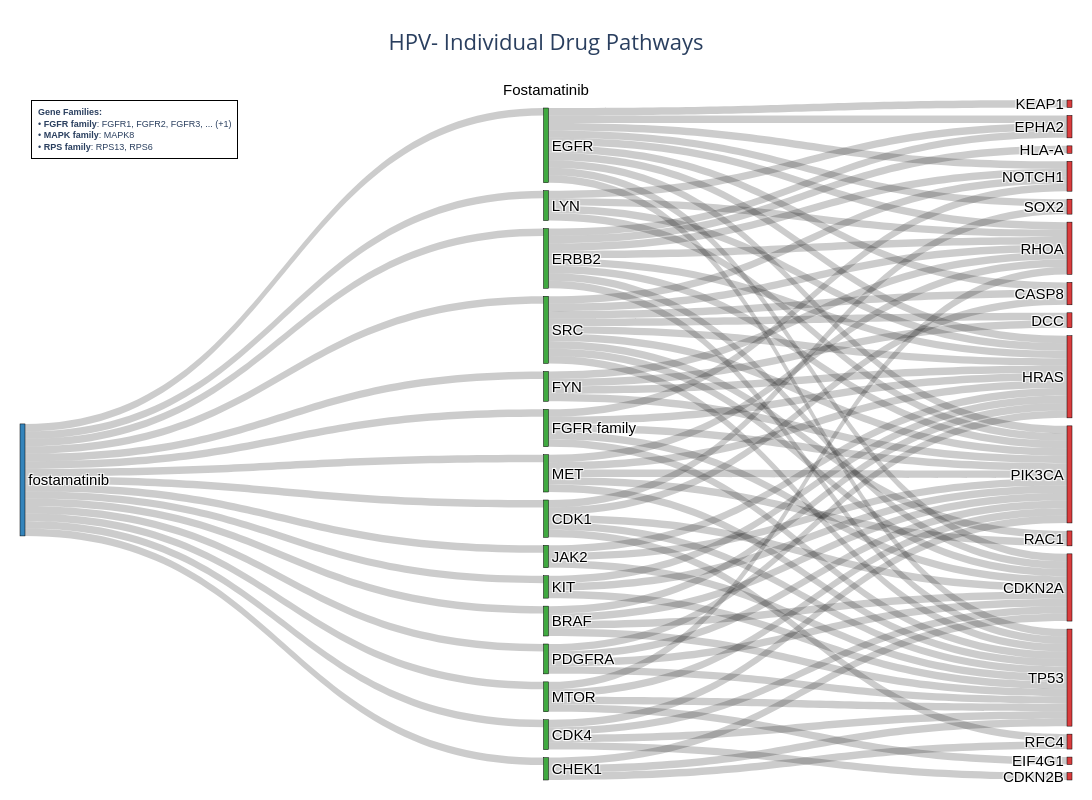
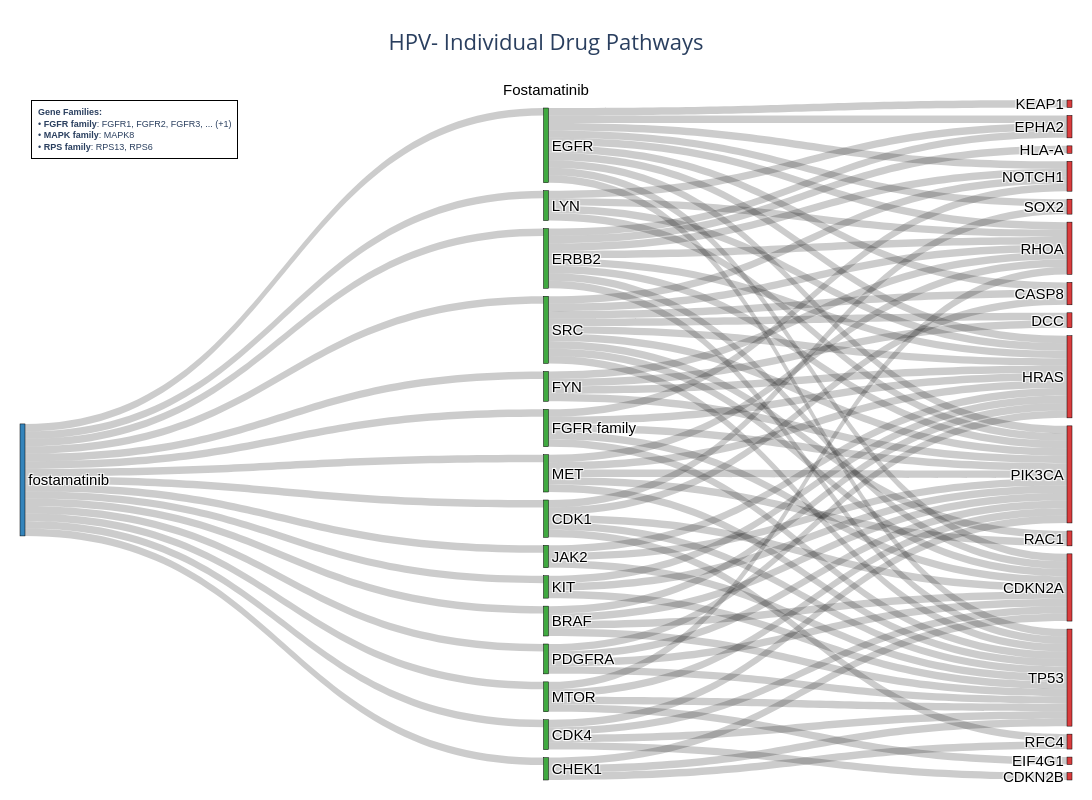

The notebook cell saved with these charts, in order:
### Code cell
### examples of checking specific genes and drugs
create_single_drug_diagram('fostamatinib', cohort='HPV-')

### Figure 1 — Plotly figure (JSON) as saved in the notebook; plotly's stock layout.template omitted (floating-point values rounded to 4 significant figures)
{"data": [{"arrangement": "snap", "domain": {"x": [0, 1], "y": [0, 1]}, "link": {"color": "rgba(0, 0, 0, 0.2)", "source": [0, 0, 0, 0, 0, 0, 0, 0, 0, 0, 0, 0, 0, 0, 0, 5, 5, 5, 5, 5, 5, 5, 5, 5, 5, 6, 6, 6, 6, 6, 6, 6, 6, 12, 12, 12, 12, 12, 10, 10, 10, 7, 7, 14, 14, 14, 14, 7, 7, 7, 15, 15, 15, 15, 15, 15, 15, 15, 15, 11, 11, 11, 11, 2, 2, 2, 1, 1, 1, 1, 9, 9, 9, 13, 13, 13, 13, 4, 4, 2, 2, 4, 8, 8, 8, 8, 3, 3, 3, 3], "target": [9, 15, 10, 5, 14, 4, 2, 12, 7, 11, 3, 8, 13, 6, 1, 21, 23, 30, 31, 29, 24, 16, 17, 26, 25, 21, 23, 31, 29, 17, 26, 22, 25, 27, 23, 31, 29, 26, 23, 31, 26, 23, 26, 23, 31, 17, 26, 25, 31, 17, 27, 23, 31, 29, 16, 17, 26, 19, 25, 21, 23, 29, 26, 31, 16, 17, 23, 31, 17, 26, 23, 31, 26, 31, 29, 20, 26, 31, 17, 28, 30, 28, 23, 29, 26, 19, 26, 17, 31, 18], "value": [1, 1, 1, 1, 1, 1, 1, 1, 1, 1, 1, 1, 1, 1, 1, 1, 1, 1, 1, 1, 1, 1, 1, 1, 1, 1, 1, 1, 1, 1, 1, 1, 1, 1, 1, 1, 1, 1, 1, 1, 1, 1, 1, 1, 1, 1, 1, 1, 1, 1, 1, 1, 1, 1, 1, 1, 1, 1, 1, 1, 1, 1, 1, 1, 1, 1, 1, 1, 1, 1, 1, 1, 1, 1, 1, 1, 1, 1, 1, 1, 1, 1, 1, 1, 1, 1, 1, 1, 1, 1]}, "node": {"color": ["rgba(31, 119, 180, 0.9)", "rgba(44, 160, 44, 0.9)", "rgba(44, 160, 44, 0.9)", "rgba(44, 160, 44, 0.9)", "rgba(44, 160, 44, 0.9)", "rgba(44, 160, 44, 0.9)", "rgba(44, 160, 44, 0.9)", "rgba(44, 160, 44, 0.9)", "rgba(44, 160, 44, 0.9)", "rgba(44, 160, 44, 0.9)", "rgba(44, 160, 44, 0.9)", "rgba(44, 160, 44, 0.9)", "rgba(44, 160, 44, 0.9)", "rgba(44, 160, 44, 0.9)", "rgba(44, 160, 44, 0.9)", "rgba(44, 160, 44, 0.9)", "rgba(214, 39, 40, 0.9)", "rgba(214, 39, 40, 0.9)", "rgba(214, 39, 40, 0.9)", "rgba(214, 39, 40, 0.9)", "rgba(214, 39, 40, 0.9)", "rgba(214, 39, 40, 0.9)", "rgba(214, 39, 40, 0.9)", "rgba(214, 39, 40, 0.9)", "rgba(214, 39, 40, 0.9)", "rgba(214, 39, 40, 0.9)", "rgba(214, 39, 40, 0.9)", "rgba(214, 39, 40, 0.9)", "rgba(214, 39, 40, 0.9)", "rgba(214, 39, 40, 0.9)", "rgba(214, 39, 40, 0.9)", "rgba(214, 39, 40, 0.9)"], "label": ["fostamatinib", "BRAF", "CDK1", "CDK4", "CHEK1", "EGFR", "ERBB2", "FGFR family", "FYN", "JAK2", "KIT", "LYN", "MET", "MTOR", "PDGFRA", "SRC", "CASP8", "CDKN2A", "CDKN2B", "DCC", "EIF4G1", "EPHA2", "HLA-A", "HRAS", "KEAP1", "NOTCH1", "PIK3CA", "RAC1", "RFC4", "RHOA", "SOX2", "TP53"], "line": {"color": "black", "width": 0.5}, "pad": 8, "thickness": 5}, "textfont": {"color": "black", "family": "Arial", "size": 15}, "type": "sankey", "valueformat": ".0f"}], "layout": {"annotations": [{"font": {"color": "black", "family": "Arial", "size": 15}, "showarrow": false, "text": "Fostamatinib", "x": 0.5, "xanchor": "center", "xref": "paper", "y": 1, "yanchor": "bottom", "yref": "paper"}, {"align": "left", "bgcolor": "rgba(255, 255, 255, 0.9)", "bordercolor": "black", "borderpad": 6, "borderwidth": 1, "font": {"family": "Arial", "size": 9}, "showarrow": false, "text": "<b>Gene Families:</b><br>• <b>FGFR family</b>: FGFR1, FGFR2, FGFR3, ... (+1)<br>• <b>MAPK family</b>: MAPK8<br>• <b>RPS family</b>: RPS13, RPS6", "x": 0.01, "xanchor": "left", "xref": "paper", "y": 1, "yanchor": "top", "yref": "paper"}], "font": {"size": 14}, "height": 800, "margin": {"b": 20, "l": 20, "r": 20, "t": 100}, "showlegend": false, "title": {"font": {"size": 22}, "text": "HPV- Individual Drug Pathways<br>", "x": 0.5, "xanchor": "center"}, "width": 1200}}

### Figure 2 — Plotly figure (JSON) as saved in the notebook; plotly's stock layout.template omitted (floating-point values rounded to 4 significant figures)
{"data": [{"arrangement": "snap", "domain": {"x": [0, 1], "y": [0, 1]}, "link": {"color": "rgba(0, 0, 0, 0.2)", "source": [0, 0, 0, 0, 0, 0, 0, 0, 0, 0, 0, 0, 0, 0, 0, 5, 5, 5, 5, 5, 5, 5, 5, 5, 5, 6, 6, 6, 6, 6, 6, 6, 6, 12, 12, 12, 12, 12, 10, 10, 10, 7, 7, 14, 14, 14, 14, 7, 7, 7, 15, 15, 15, 15, 15, 15, 15, 15, 15, 11, 11, 11, 11, 2, 2, 2, 1, 1, 1, 1, 9, 9, 9, 13, 13, 13, 13, 4, 4, 2, 2, 4, 8, 8, 8, 8, 3, 3, 3, 3], "target": [9, 15, 10, 5, 14, 4, 2, 12, 7, 11, 3, 8, 13, 6, 1, 21, 23, 30, 31, 29, 24, 16, 17, 26, 25, 21, 23, 31, 29, 17, 26, 22, 25, 27, 23, 31, 29, 26, 23, 31, 26, 23, 26, 23, 31, 17, 26, 25, 31, 17, 27, 23, 31, 29, 16, 17, 26, 19, 25, 21, 23, 29, 26, 31, 16, 17, 23, 31, 17, 26, 23, 31, 26, 31, 29, 20, 26, 31, 17, 28, 30, 28, 23, 29, 26, 19, 26, 17, 31, 18], "value": [1, 1, 1, 1, 1, 1, 1, 1, 1, 1, 1, 1, 1, 1, 1, 1, 1, 1, 1, 1, 1, 1, 1, 1, 1, 1, 1, 1, 1, 1, 1, 1, 1, 1, 1, 1, 1, 1, 1, 1, 1, 1, 1, 1, 1, 1, 1, 1, 1, 1, 1, 1, 1, 1, 1, 1, 1, 1, 1, 1, 1, 1, 1, 1, 1, 1, 1, 1, 1, 1, 1, 1, 1, 1, 1, 1, 1, 1, 1, 1, 1, 1, 1, 1, 1, 1, 1, 1, 1, 1]}, "node": {"color": ["rgba(31, 119, 180, 0.9)", "rgba(44, 160, 44, 0.9)", "rgba(44, 160, 44, 0.9)", "rgba(44, 160, 44, 0.9)", "rgba(44, 160, 44, 0.9)", "rgba(44, 160, 44, 0.9)", "rgba(44, 160, 44, 0.9)", "rgba(44, 160, 44, 0.9)", "rgba(44, 160, 44, 0.9)", "rgba(44, 160, 44, 0.9)", "rgba(44, 160, 44, 0.9)", "rgba(44, 160, 44, 0.9)", "rgba(44, 160, 44, 0.9)", "rgba(44, 160, 44, 0.9)", "rgba(44, 160, 44, 0.9)", "rgba(44, 160, 44, 0.9)", "rgba(214, 39, 40, 0.9)", "rgba(214, 39, 40, 0.9)", "rgba(214, 39, 40, 0.9)", "rgba(214, 39, 40, 0.9)", "rgba(214, 39, 40, 0.9)", "rgba(214, 39, 40, 0.9)", "rgba(214, 39, 40, 0.9)", "rgba(214, 39, 40, 0.9)", "rgba(214, 39, 40, 0.9)", "rgba(214, 39, 40, 0.9)", "rgba(214, 39, 40, 0.9)", "rgba(214, 39, 40, 0.9)", "rgba(214, 39, 40, 0.9)", "rgba(214, 39, 40, 0.9)", "rgba(214, 39, 40, 0.9)", "rgba(214, 39, 40, 0.9)"], "label": ["fostamatinib", "BRAF", "CDK1", "CDK4", "CHEK1", "EGFR", "ERBB2", "FGFR family", "FYN", "JAK2", "KIT", "LYN", "MET", "MTOR", "PDGFRA", "SRC", "CASP8", "CDKN2A", "CDKN2B", "DCC", "EIF4G1", "EPHA2", "HLA-A", "HRAS", "KEAP1", "NOTCH1", "PIK3CA", "RAC1", "RFC4", "RHOA", "SOX2", "TP53"], "line": {"color": "black", "width": 0.5}, "pad": 8, "thickness": 5}, "textfont": {"color": "black", "family": "Arial", "size": 15}, "type": "sankey", "valueformat": ".0f"}], "layout": {"annotations": [{"font": {"color": "black", "family": "Arial", "size": 15}, "showarrow": false, "text": "Fostamatinib", "x": 0.5, "xanchor": "center", "xref": "paper", "y": 1, "yanchor": "bottom", "yref": "paper"}, {"align": "left", "bgcolor": "rgba(255, 255, 255, 0.9)", "bordercolor": "black", "borderpad": 6, "borderwidth": 1, "font": {"family": "Arial", "size": 9}, "showarrow": false, "text": "<b>Gene Families:</b><br>• <b>FGFR family</b>: FGFR1, FGFR2, FGFR3, ... (+1)<br>• <b>MAPK family</b>: MAPK8<br>• <b>RPS family</b>: RPS13, RPS6", "x": 0.01, "xanchor": "left", "xref": "paper", "y": 1, "yanchor": "top", "yref": "paper"}], "font": {"size": 14}, "height": 800, "margin": {"b": 20, "l": 20, "r": 20, "t": 100}, "showlegend": false, "title": {"font": {"size": 22}, "text": "HPV- Individual Drug Pathways<br>", "x": 0.5, "xanchor": "center"}, "width": 1200}}
